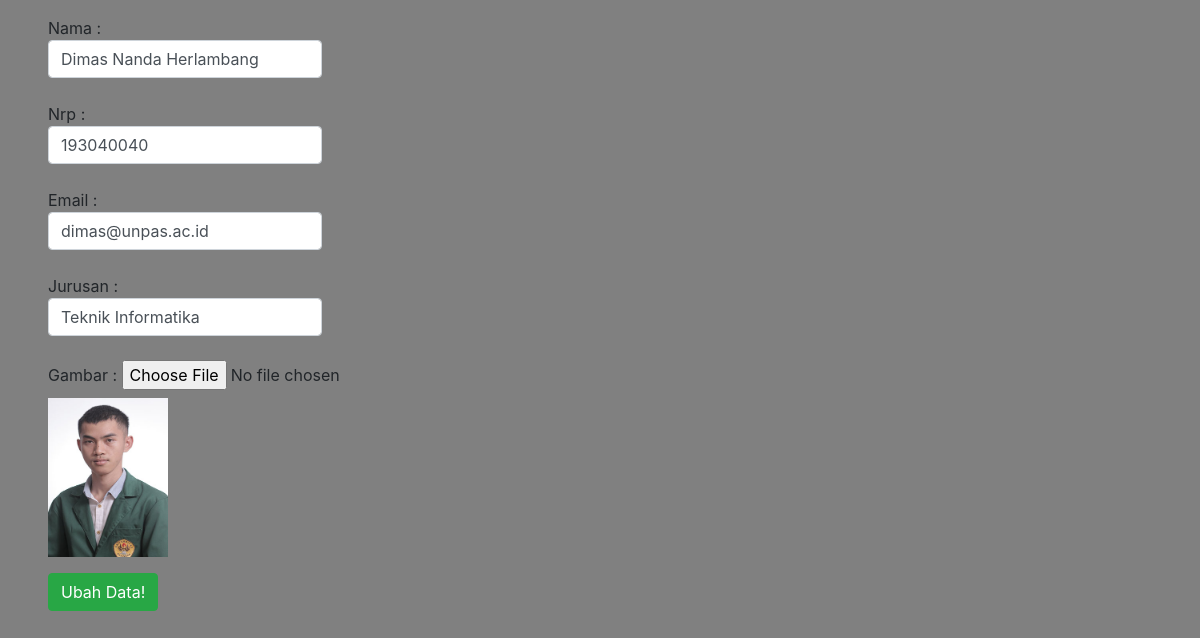
Screenshot of /pertemuan13/php/ubah.php?id=1 (signed in) with the database file from the repository.
### tables this page shows
CREATE TABLE `mahasiswa` (
  `ID` int(11) NOT NULL,
  `NAMA` varchar(50) NOT NULL,
  `NRP` char(9) NOT NULL,
  `EMAIL` varchar(50) NOT NULL,
  `JURUSAN` varchar(50) NOT NULL,
  `GAMBAR` varchar(50) NOT NULL
);

### pertemuan13/php/functions.php (called while the page is built, shortened)
<?php
function koneksi()
{
  return mysqli_connect('localhost', 'root', '', 'pw_193040070');
}
function query($query)
{
  $conn = koneksi();
  $result = mysqli_query($conn, $query);
  if (mysqli_num_rows($result) == 1) {
    return mysqli_fetch_assoc($result);
  }
  $rows = [];
  return $rows;
}

### pertemuan13/php/ubah.php (the view, shortened to what this page needs)
<?php
require 'functions.php';
$id = $_GET['id'];
$mhs = query("SELECT * FROM mahasiswa WHERE id = $id");
?>
<!DOCTYPE html>
<html lang="en">
<head>
  <link rel="stylesheet" href="https://stackpath.bootstrapcdn.com/bootstrap/4.4.1/css/bootstrap.min.css">
</head>
<body style="background-color: grey">
  <form action="" method="POST" class="ml-5 mt-3" enctype="multipart/form-data">
    <div class="form-group">
      <label>
        Nama :
        <input type="text" name="NAMA" class="form-control" autofocus required value="<?= $mhs['NAMA']; ?>">
      </label>
    </div>
    <div class="form-group">
      <label>
        Nrp :
        <input type="text" name="NRP" class="form-control" required value="<?= $mhs['NRP']; ?>">
      </label>
    </div>
    <div class="form-group">
      <label>
        Email :
        <input type="text" name="EMAIL" class="form-control" required value="<?= $mhs['EMAIL']; ?>">
      </label>
    </div>
    <div class="form-group">
      <label>
        Jurusan :
        <input type="text" name="JURUSAN" class="form-control" required value="<?= $mhs['JURUSAN']; ?>">
      </label>
    </div>
    <div class="form-group">
      <label>
        Gambar :
        <input type="file" name="GAMBAR" class="gambar" onchange="previewImage()">
      </label>
      <img src="../img/<?= $mhs['GAMBAR']; ?>" width="120" style="display: block;" class="img-preview">
    </div>
    <div class="form-group">
      <button type="submit" name="ubah" class="btn btn-success">Ubah Data!</button>
    </div>
  </form>
</body>
</html>

### rows the page displays
mahasiswa: NAMA "Dimas Nanda Herlambang", NRP "193040040", EMAIL "dimas@unpas.ac.id", JURUSAN "Teknik Informatika", GAMBAR (picture)
